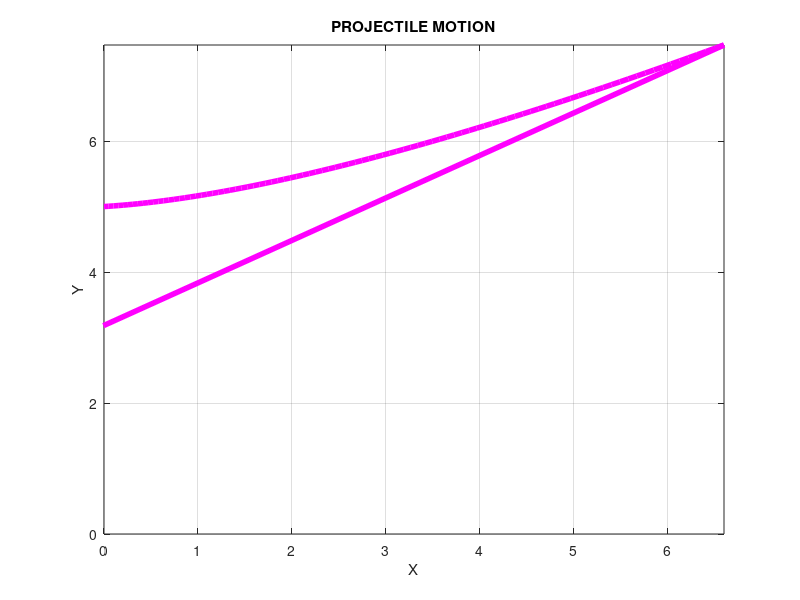

Write MATLAB code to recreate this figure.
h = input('INPUT INITIAL HEIGHT(m): '); %height at which the projectile was fired
V = input('INPUT INITIAL VELOCITY(m/s): '); %no negative velocity
a = input('INPUT ANGLE (IN DEGREES) WITH RESPECT TO THE +X-AXIS AT WHICH THE PROJECTILE IS FIRED: ');
Ax = input('INPUT ACCELERATION IN THE X-COMPONENT(m/s^2): '); %considering the sign
Ay = input('INPUT ACCELERATION IN THE Y-COMPONENT(m/s^2): '); %considering the sign, it is going down so it needs to be negative


if Ay == 0
    error('VERTICAL ACCELERATION IS ZERO!! THERE WOULD BE NO FREE FALL!!')
end

Vx = V*cosd(a); %initial velocity in x-component
Vy = V*sind(a); %initial velocity in y-component

rt = [(Ay/2),Vy,h];
tm = max(roots(rt));
r = 0:0.01:tm+1;    
X = zeros(1,length(r)+1);
Y = zeros(1,length(r)+1);

t=0.01;
X(1)=0;
Y(1)=h;

for i = 1:length(r)-1
    Xt = ((Ax*(t^2))/2) + (Vx*t);
    Yt = ((Ay*(t^2))/2) + (Vy*t) + h;
    X(i+1) = Xt;
    Y(i+1) = Yt;
    t=t+0.01;
end

X(length(r)+1)=(Ax/2)*tm^2 + Vx*0.01;
Y(length(r)+1)=0;

plot(X,Y,'-m','linewidth',4)
grid 
xlim([0 max(X)])
ylim([0 max(Y)])
title('PROJECTILE MOTION')
xlabel('X')
ylabel('Y')
